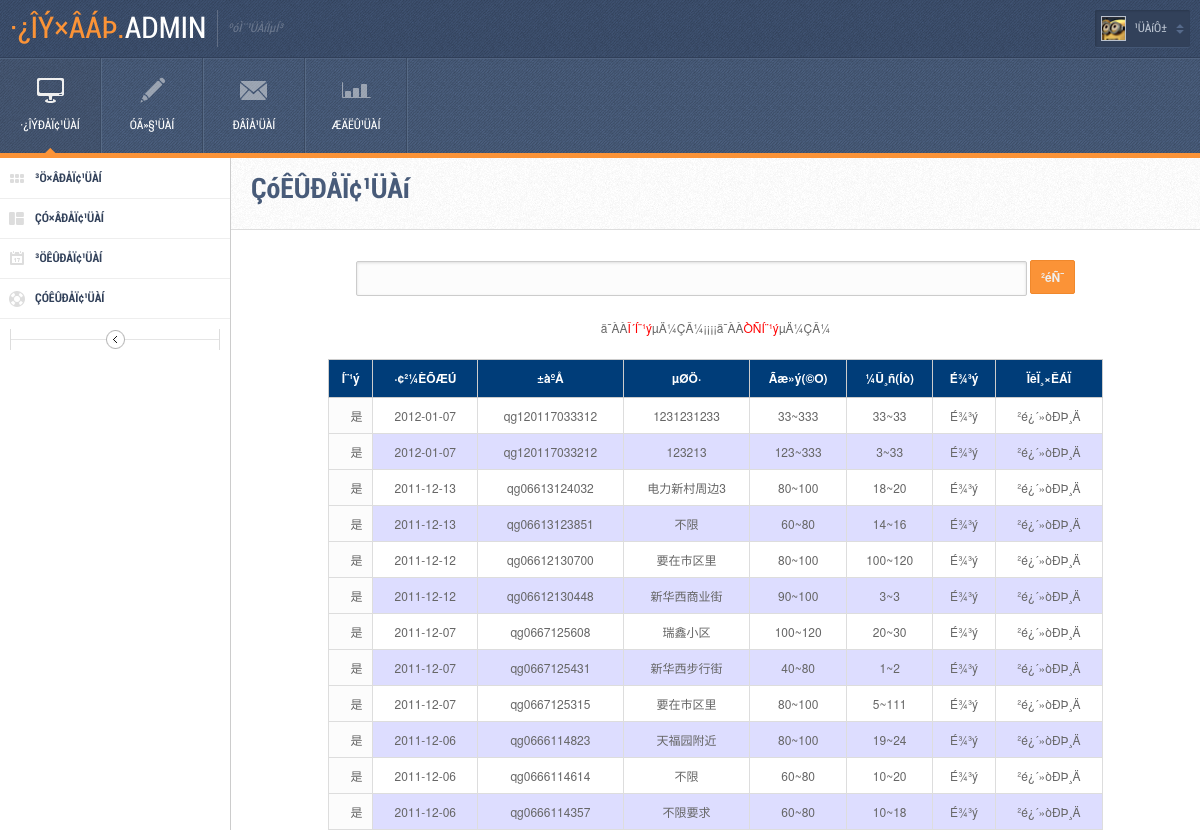
/admin/support.php, run on the app's committed database.
### tables this page shows
CREATE TABLE `house_buy` (
  `id` int(11) NOT NULL auto_increment,
  `bh` varchar(20) default NULL,
  `qy` varchar(10) default NULL,
  `address` varchar(50) default NULL,
  `hx` varchar(20) default NULL,
  `wylx` varchar(20) default NULL,
  `min_area` varchar(20) default NULL,
  `max_area` varchar(20) default NULL,
  `jg` varchar(20) default NULL,
  `zxcd` varchar(20) default NULL,
  `do_floor` varchar(20) default NULL,
  `min_pay` varchar(20) default NULL,
  `max_pay` varchar(20) default NULL,
  `pb` longtext,
  `tel` varchar(50) default NULL,
  `man` varchar(50) default NULL,
  `email` varchar(50) default NULL,
  `house_ms` longtext,
  `date` date default NULL,
  `bus` varchar(50) default NULL,
  `pass` varchar(2) default NULL,
  `zj` varchar(6) default NULL,
  `user_id` varchar(30) default NULL,
  `click` int(11) default NULL,
  `zj_id` varchar(30) default NULL,
  PRIMARY KEY  (`id`)
);

### admin/view_buy.php (the view, shortened to what this page needs)
<FORM METHOD=POST NAME="form1">
<center>
<input type="text" name="bh">
    <input type="submit" name="Submit" value="²éÑ¯">
    <br>
    <br>
    <a href="view_buy.php?pass=·ñ" class="linkfont">ä¯ÀÀ<font color="#FF0000">Î´Í¨¹ý</font>µÄ¼ÇÂ¼</a>¡¡¡¡<a href="view_buy.php?pass=ÊÇ" class="linkfont">ä¯ÀÀ<font color="#FF0000">ÒÑÍ¨¹ý</font>µÄ¼ÇÂ¼</a>
  </center>
  <br>
  <table class="table" cellspacing="0" cellpadding="0" style="border:solid 1px ;background-color: white;">
   <?php
    if ($pass=="" and $bh=="")
	$strSql="select * from house_buy order by id desc";
	else
	$strSql="select * from house_buy where 1=1 $where order by id desc";
?>
    <tr>
      <th>Í¨¹ý</th>
      <th>·¢²¼ÈÕÆÚ</th>
      <th>±àºÅ</th>
      <th>µØÖ·</th>
      <th>Ãæ»ý(©O)</th>
      <th>¼Û¸ñ(Íò)</th>
      <th>É¾³ý</th>
      <th>ÏêÏ¸×ÊÁÏ</th>
    </tr>
    <?php
   $res=mysql_query($strSql);
   while($rs=mysql_fetch_array($res))
   {
   ?>
    <tr>
      <td><?php echo $rs["pass"]?></td>
      <td><?php echo $rs["date"]?></td>
      <td><?php echo $rs["bh"]?></td>
      <td><?php echo $rs["address"]?></td>
      <td><?php echo $rs["min_area"]?>~<?php echo $rs["max_area"]?></td>
      <td><?php echo $rs["min_pay"]?>~<?php echo $rs["max_pay"]?></td>
      <td><a href="del_buy.php?id=<?php echo $rs["id"]?>" class="linkfont">É¾³ý</a></td>
      <td><a href="changebuy.php?id=<?php echo $rs["id"]?>" class="linkfont" >²é¿´»òÐÞ¸Ä</a></td>
    </tr>
  <?php
  }
  ?>
  </table>
</FORM>
</body>
</html>

### css/table.css (style rules this page uses)
.table th { background-color: #003D79;color: white;text-align: center; }
.table th, .table td { border: solid 1px #ccc; padding: 8px;text-align: center; }
tr:nth-child(odd) { background-color: #DDDDFF; }
tr:nth-child(even) { background-color: white; }

### data on the page
house_buy: pass "是", date "2012-01-07", bh "qg120117033312", address "1231231233", min_area "33", max_area "333", min_pay "33", max_pay "33"
house_buy: pass "是", date "2012-01-07", bh "qg120117033212", address "123213", min_area "123", max_area "333", min_pay "3", max_pay "33"
house_buy: pass "是", date "2011-12-13", bh "qg06613124032", address "电力新村周边3", min_area "80", max_area "100", min_pay "18", max_pay "20"
house_buy: pass "是", date "2011-12-13", bh "qg06613123851", address "不限", min_area "60", max_area "80", min_pay "14", max_pay "16"
house_buy: pass "是", date "2011-12-12", bh "qg06612130700", address "要在市区里", min_area "80", max_area "100", min_pay "100", max_pay "120"
house_buy: pass "是", date "2011-12-12", bh "qg06612130448", address "新华西商业街", min_area "90", max_area "100", min_pay "3", max_pay "3"
house_buy: pass "是", date "2011-12-07", bh "qg0667125608", address "瑞鑫小区", min_area "100", max_area "120", min_pay "20", max_pay "30"
house_buy: pass "是", date "2011-12-07", bh "qg0667125431", address "新华西步行街", min_area "40", max_area "80", min_pay "1", max_pay "2"
house_buy: pass "是", date "2011-12-07", bh "qg0667125315", address "要在市区里", min_area "80", max_area "100", min_pay "5", max_pay "111"
house_buy: pass "是", date "2011-12-06", bh "qg0666114823", address "天福园附近", min_area "80", max_area "100", min_pay "19", max_pay "24"
house_buy: pass "是", date "2011-12-06", bh "qg0666114614", address "不限", min_area "60", max_area "80", min_pay "10", max_pay "20"
house_buy: pass "是", date "2011-12-06", bh "qg0666114357", address "不限要求", min_area "60", max_area "80", min_pay "10", max_pay "18"
